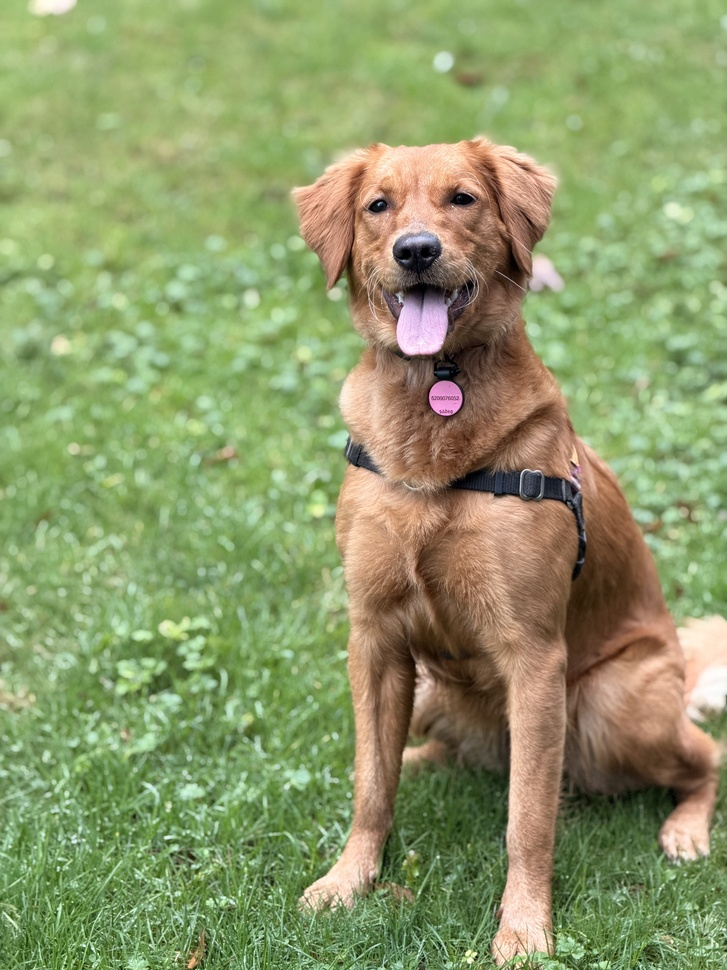
#> input picture .agents/skills/last30days/assets/dog-original.jpeg, 727 x 970 px, shrunk from 4284 x 5712 before the run; its folder holds only this picture in this run
$ python -i edge_aware_binarizer.py   (imports and definitions only)   (older library calls are emulated)
#> lines starting #> are read from the running program, lines starting #| are printed output that depends on the picture; after the words box and inside, x2 and y2 are one past the last pixel; in counts of white or black regions, pixels touching at a corner belong together
#> further down, picture is the input picture: shape (970, 727, 3); mean B, G, R 105.4, 153.7, 141.6
"""
edge_aware_binarizer.py — Local Adaptive Binarization (Halftone Pipeline Only)
Implements Sauvola/Niblack/Guided thresholding for screen-printing film output.

╔══════════════════════════════════════════════════════════════════════════════╗
║  ARCHITECTURAL RULE (Phase 4 — Feature-First Pipeline)                      ║
║                                                                              ║
║  This module is ONLY permitted in the HALFTONE pipeline.                    ║
║  It must NEVER be called before the vector pipeline stages.                 ║
║                                                                              ║
║  Correct routing:                                                            ║
║    logo / mixed → anti_alias_preserve → curve_fitter → vector_exporter     ║
║    photo         → anti_alias_preserve → [halftone] → edge_aware_binarizer  ║
║                                                                              ║
║  Violating this rule destroys anti-aliased gradient information and         ║
║  produces staircase artefacts in the downstream vectorization stage.        ║
╚══════════════════════════════════════════════════════════════════════════════╝
"""

import cv2
import numpy as np
from typing import Tuple, Optional, Literal
from dataclasses import dataclass


@dataclass
class EdgeAwareConfig:
    """Configuration for edge-aware binarization."""
    method: Literal["sauvola", "niblack", "guided"] = "sauvola"
    window_size: int = 51          # Local window size (odd number)
    k: float = 0.34               # Threshold parameter (Sauvola: 0.2-0.5)
    r: float = 128.0              # Dynamic range parameter (Niblack)
    edge_preserve: bool = True     # Enable edge preservation
    edge_threshold: float = 0.1   # Edge strength threshold (0-1)
    min_area: int = 5             # Minimum component area to keep


class EdgeAwareBinarizer:
    """
    Production-grade edge-aware binarization.
    Implements RIP-level thresholding with edge preservation.
    """

    def __init__(self, config: Optional[EdgeAwareConfig] = None):
        self.config = config or EdgeAwareConfig()

    def binarize(self, image: np.ndarray) -> np.ndarray:
        """
        Apply edge-aware binarization to input image.

        Args:
            image: Input grayscale image (uint8)

        Returns:
            Binary image (uint8, 0=ink, 255=background)
        """
        if len(image.shape) == 3:
            gray = cv2.cvtColor(image, cv2.COLOR_BGR2GRAY)
        else:
            gray = image.copy()

        # Normalize to 0-255 range
        if gray.dtype != np.uint8:
            gray = np.clip(gray * 255, 0, 255).astype(np.uint8)

        # Apply selected thresholding method
        if self.config.method == "sauvola":
            binary = self._sauvola_threshold(gray)
        elif self.config.method == "niblack":
            binary = self._niblack_threshold(gray)
        elif self.config.method == "guided":
            binary = self._guided_threshold(gray)
        else:
            # Fallback to Otsu
            _, binary = cv2.threshold(gray, 0, 255, cv2.THRESH_BINARY + cv2.THRESH_OTSU)

        # Apply edge preservation if enabled
        if self.config.edge_preserve:
            binary = self._preserve_edges(gray, binary)

        # Clean small noise
        binary = self._remove_noise(binary)

        return binary

    def _sauvola_threshold(self, gray: np.ndarray) -> np.ndarray:
        """
        Sauvola thresholding - excellent for document and artwork.
        T(x,y) = mean(x,y) * [1 + k * ((std(x,y) / R) - 1)]

        Where k=0.34, R=128 (dynamic range)
        """
        # Calculate local mean and standard deviation
        mean = cv2.boxFilter(gray.astype(np.float32), -1,
                           (self.config.window_size, self.config.window_size))

        # Calculate local variance
        squared = cv2.boxFilter((gray.astype(np.float32))**2, -1,
                              (self.config.window_size, self.config.window_size))
        variance = squared - mean**2
        std = np.sqrt(np.maximum(variance, 0))

        # Sauvola formula
        R = self.config.r
        k = self.config.k

        # Dynamic threshold map
        threshold = mean * (1 + k * ((std / R) - 1))

        # Apply threshold
        binary = np.where(gray.astype(np.float32) > threshold, 255, 0).astype(np.uint8)
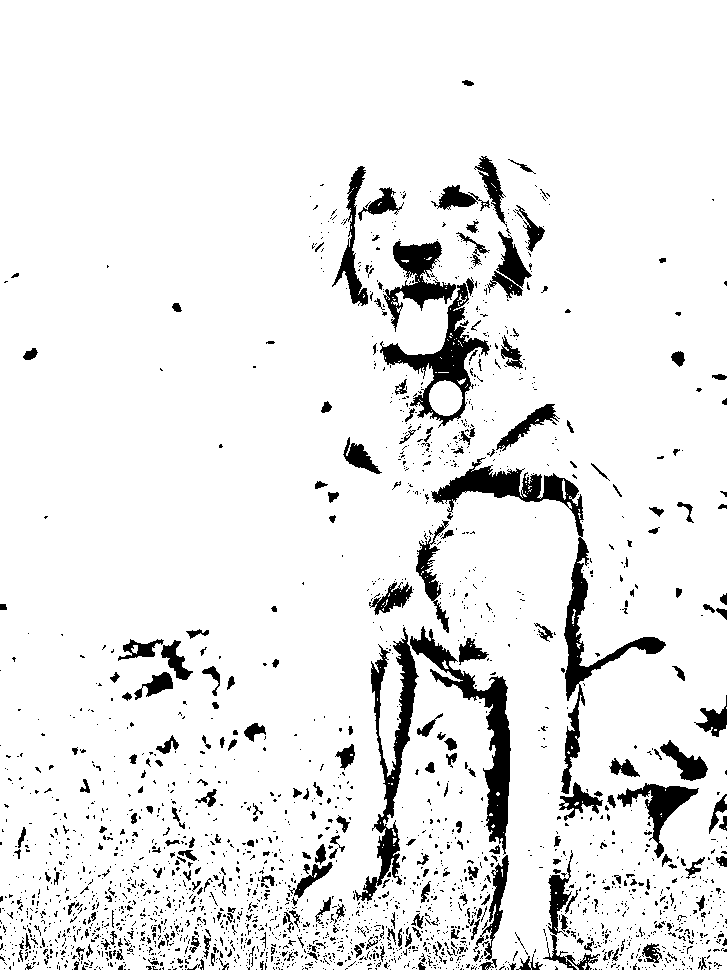
#> binary: shape (970, 727); 91.6% white; 2372 black regions (2087 under 20 px), largest, box (x1, y1, x2, y2) and area: (431, 457, 666, 794) 6902, (410, 626, 511, 855) 4570, (355, 627, 419, 901) 4031

        return binary

    # [42 lines left out: functions _niblack_threshold, _guided_threshold, not called in this run]

    def _preserve_edges(self, gray: np.ndarray, binary: np.ndarray) -> np.ndarray:
        """
        Edge preservation using gradient masking.
        Prevents edge bleeding and maintains sharp transitions.
        """
        # Calculate gradient magnitude
        grad_x = cv2.Sobel(gray, cv2.CV_64F, 1, 0, ksize=3)
        grad_y = cv2.Sobel(gray, cv2.CV_64F, 0, 1, ksize=3)
        gradient_magnitude = np.sqrt(grad_x**2 + grad_y**2)

        # Normalize gradient to 0-1
        gradient_norm = gradient_magnitude / gradient_magnitude.max()

        # Create edge mask
        edge_mask = (gradient_norm > self.config.edge_threshold).astype(np.uint8) * 255
#> edge_mask: shape (970, 727); 21.8% white; 3160 white regions (2717 under 20 px), largest, box (x1, y1, x2, y2) and area: (0, 648, 727, 970) 75437, (288, 153, 566, 481) 22875, (452, 411, 652, 794) 5337

        # Apply morphological operations to strengthen edges
        kernel = np.ones((3,3), np.uint8)
        edge_mask = cv2.morphologyEx(edge_mask, cv2.MORPH_CLOSE, kernel)
#> edge_mask: shape (970, 727); 29.2% white; 1280 white regions (1046 under 20 px), largest, box (x1, y1, x2, y2) and area: (0, 134, 727, 970) 179728, (157, 614, 243, 723) 2381, (395, 646, 450, 789) 1625

        # Preserve edges in binary image
        # Where edges exist, ensure binary maintains original contrast
        edge_preserved = binary.copy()

        # Find edge regions
        edge_regions = (edge_mask > 0)

        # In edge regions, use adaptive threshold to preserve detail
        if np.any(edge_regions):
            # Apply adaptive threshold only to edge regions
            adaptive = cv2.adaptiveThreshold(gray, 255, cv2.ADAPTIVE_THRESH_GAUSSIAN_C,
                                           cv2.THRESH_BINARY, 11, 2)
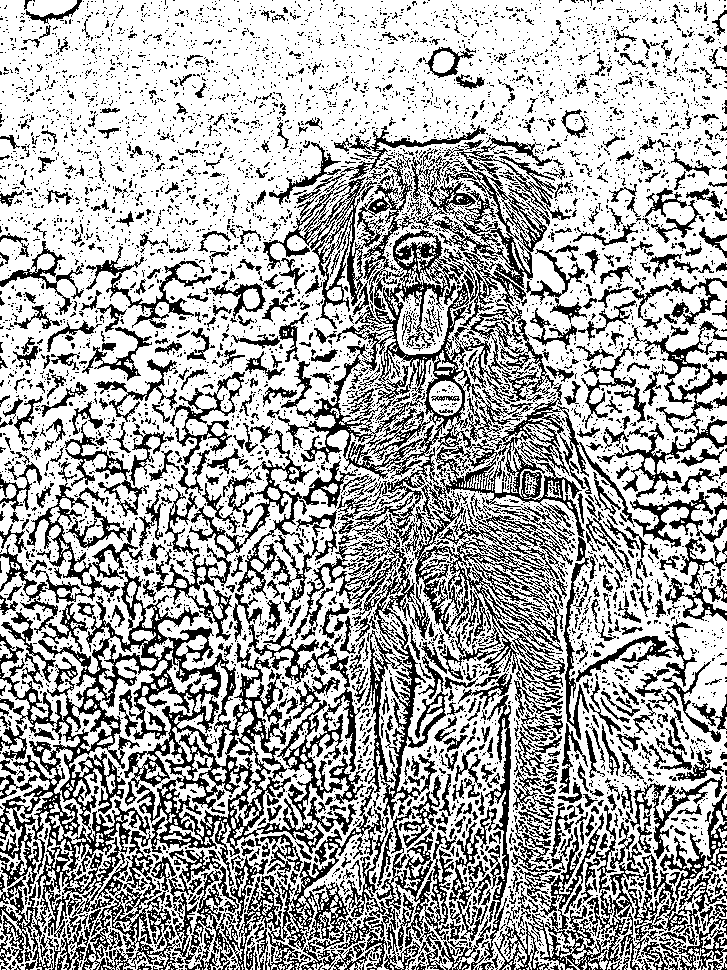
#> adaptive: shape (970, 727); 66.6% white; black in thin lines or dots
            edge_preserved[edge_regions] = adaptive[edge_regions]
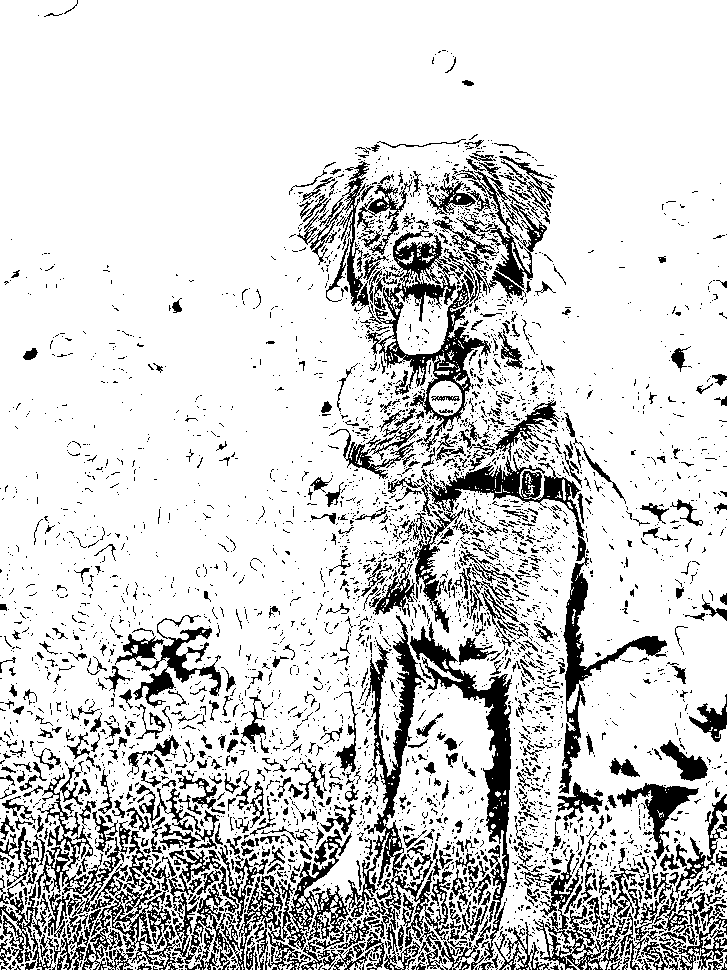
#> edge_preserved: shape (970, 727); 82.7% white; 4108 black regions (3458 under 20 px), largest, box (x1, y1, x2, y2) and area: (345, 615, 453, 970) 7292, (366, 225, 491, 452) 6766, (174, 829, 352, 970) 5808

        return edge_preserved

    def _remove_noise(self, binary: np.ndarray) -> np.ndarray:
        """
        Remove small noise components while preserving structure.
        """
        if self.config.min_area <= 0:
            return binary

        # Find connected components
        num_labels, labels, stats, _ = cv2.connectedComponentsWithStats(
            binary, 8, cv2.CV_32S)
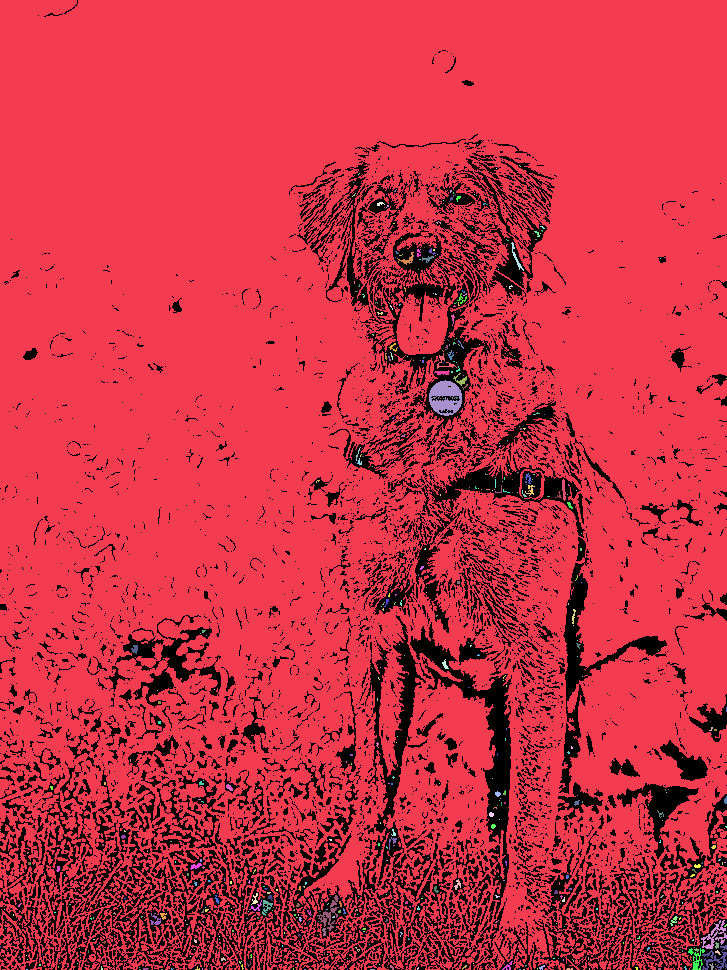
#> labels: shape (970, 727) int32; 572 distinct labels, from 0 to 571; one colour per label, 0 black
#> num_labels = 572; stats = 572 rows, first 6: [0, 0, 727, 970, 122282], [0, 0, 727, 970, 577928], [477, 144, 1, 1, 1], [519, 165, 2, 2, 2], [496, 168, 1, 1, 1], [358, 173, 2, 2, 2]

        # Create clean output
        clean = np.full_like(binary, 255)  # Start with white background

        # Keep only components above minimum area
        for label in range(1, num_labels):
            area = stats[label, cv2.CC_STAT_AREA]
            if area >= self.config.min_area:
                clean[labels == label] = 0  # Keep as ink
#> this loop made 571 passes
#> area on passes 1, 38, 41: 577928, 71, 22
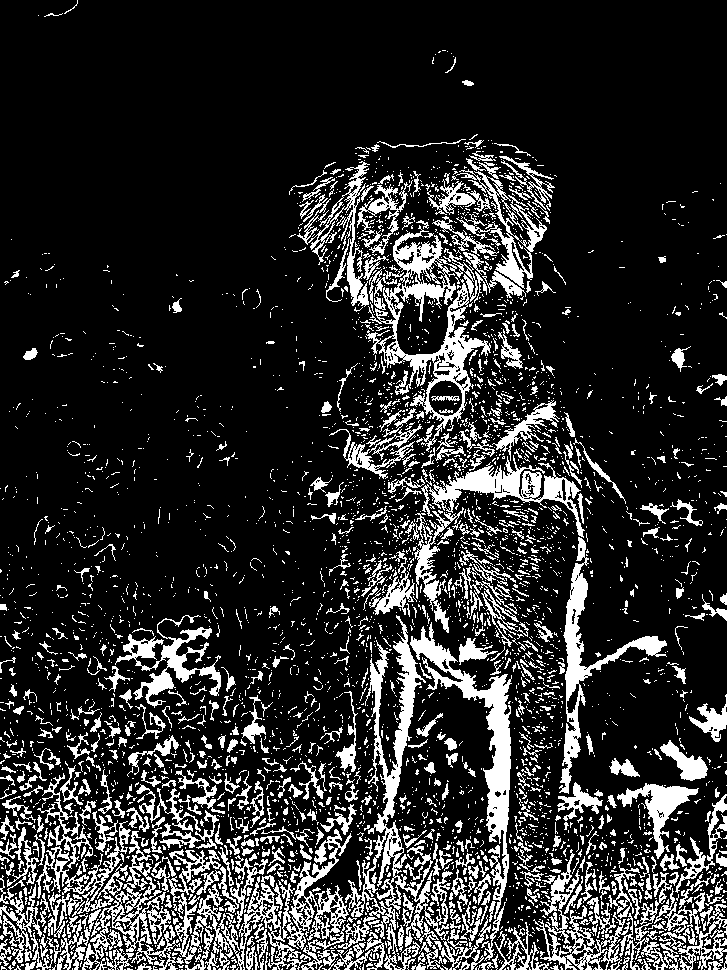
#> clean: shape (970, 727); 17.4% white; 4108 white regions (3458 under 20 px), largest, box (x1, y1, x2, y2) and area: (345, 615, 453, 970) 7341, (366, 225, 491, 452) 6840, (174, 829, 352, 970) 5875

        return clean

    # [57 lines left out: functions get_quality_metrics, binarize_artwork, not called in this run]

>>> import cv2
>>> picture = cv2.imread('../.agents/skills/last30days/assets/dog-original.jpeg')
>>> result = EdgeAwareBinarizer().binarize(picture)

$ run again, on .agents/skills/last30days/assets/aging-portrait.jpeg
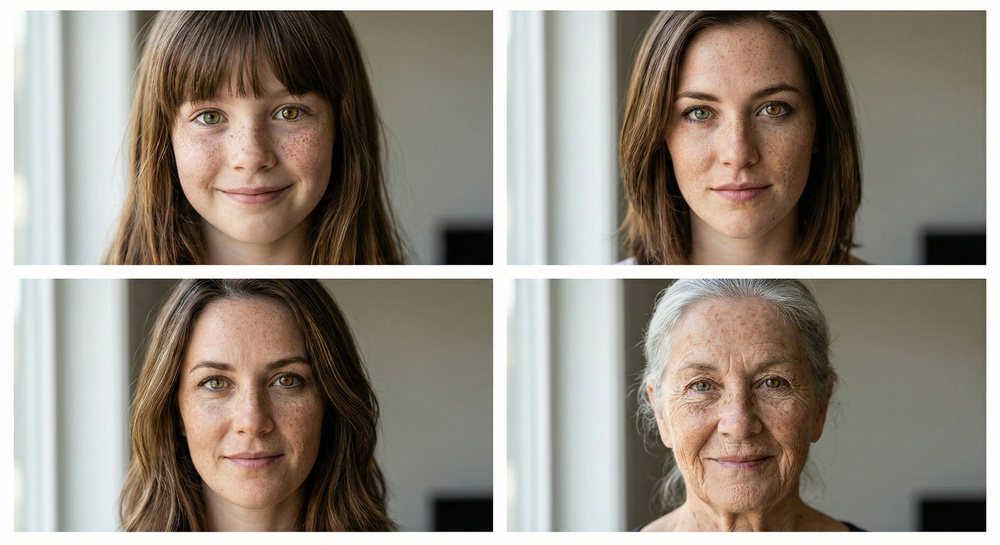
#> input picture .agents/skills/last30days/assets/aging-portrait.jpeg, 1000 x 545 px, shrunk from 2816 x 1536 before the run
#> picture is the input picture: shape (545, 1000, 3); mean B, G, R 128, 139, 147.7
#> binary: shape (545, 1000); 74.7% white; 636 black regions (578 under 20 px), largest, box (x1, y1, x2, y2) and area: (609, 10, 986, 265) 32069, (126, 279, 493, 532) 29979, (151, 10, 493, 265) 28658
#> edge_regions: shape (545, 1000) bool; 15.4% white; 603 white regions (526 under 20 px), largest, box (x1, y1, x2, y2) and area: (52, 9, 495, 267) 20843, (47, 277, 495, 534) 17503, (537, 9, 988, 267) 15653
#> adaptive: shape (545, 1000); 75.3% white; 5724 black regions (5387 under 20 px), largest, box (x1, y1, x2, y2) and area: (14, 10, 493, 265) 25133, (13, 278, 493, 532) 24103, (507, 10, 986, 265) 21828
#> edge_preserved: shape (545, 1000); 73.6% white; 1234 black regions (1118 under 20 px), largest, box (x1, y1, x2, y2) and area: (114, 278, 493, 532) 32976, (599, 10, 986, 265) 31656, (58, 10, 493, 265) 30945
#> in _remove_noise, `num_labels, labels, stats, _ = cv2.connectedComponentsWithStats( binar..`:
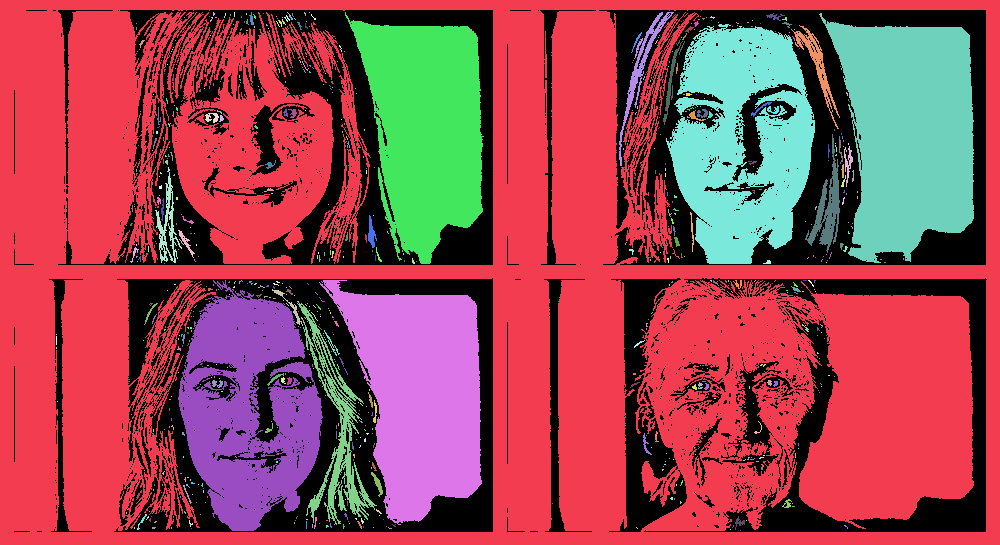
#> labels: shape (545, 1000) int32; 714 distinct labels, from 0 to 713; one colour per label, 0 black
#> num_labels = 714; stats = 714 rows, first 6: [14, 10, 973, 522, 143896], [0, 0, 1000, 545, 271118], [213, 12, 2, 4, 6], [224, 13, 2, 5, 5], [234, 12, 1, 5, 5], [246, 13, 1, 2, 2]
#> the loop in _remove_noise, `for label in range(1, num_labels):` made 713 passes
#> area on passes 1, 6, 12: 271118, 33, 22505
#> after the loop in _remove_noise, `for label in range(1, num_labels):`:
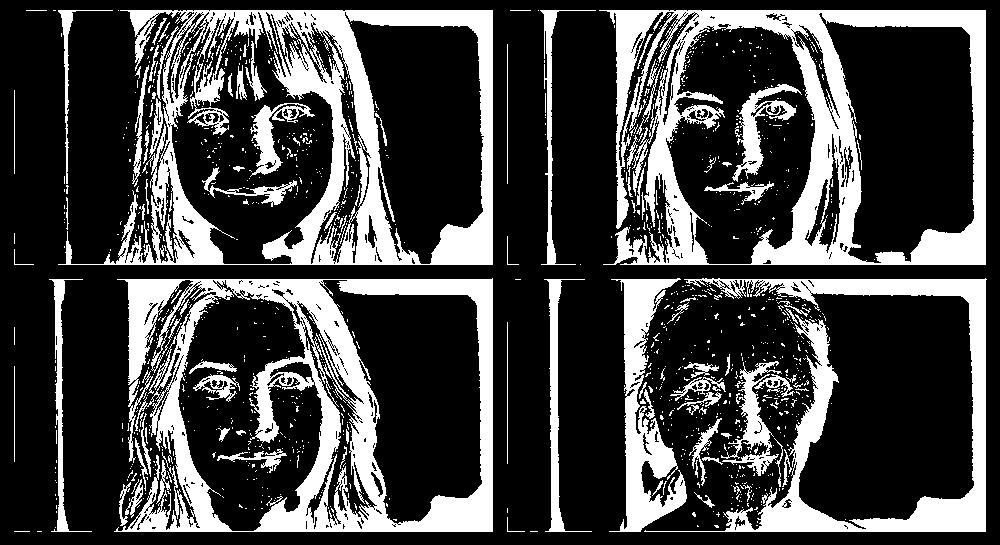
#> clean: shape (545, 1000); 26.6% white; 1234 white regions (1118 under 20 px), largest, box (x1, y1, x2, y2) and area: (114, 278, 493, 532) 33261, (599, 10, 986, 265) 31831, (58, 10, 493, 265) 31142
